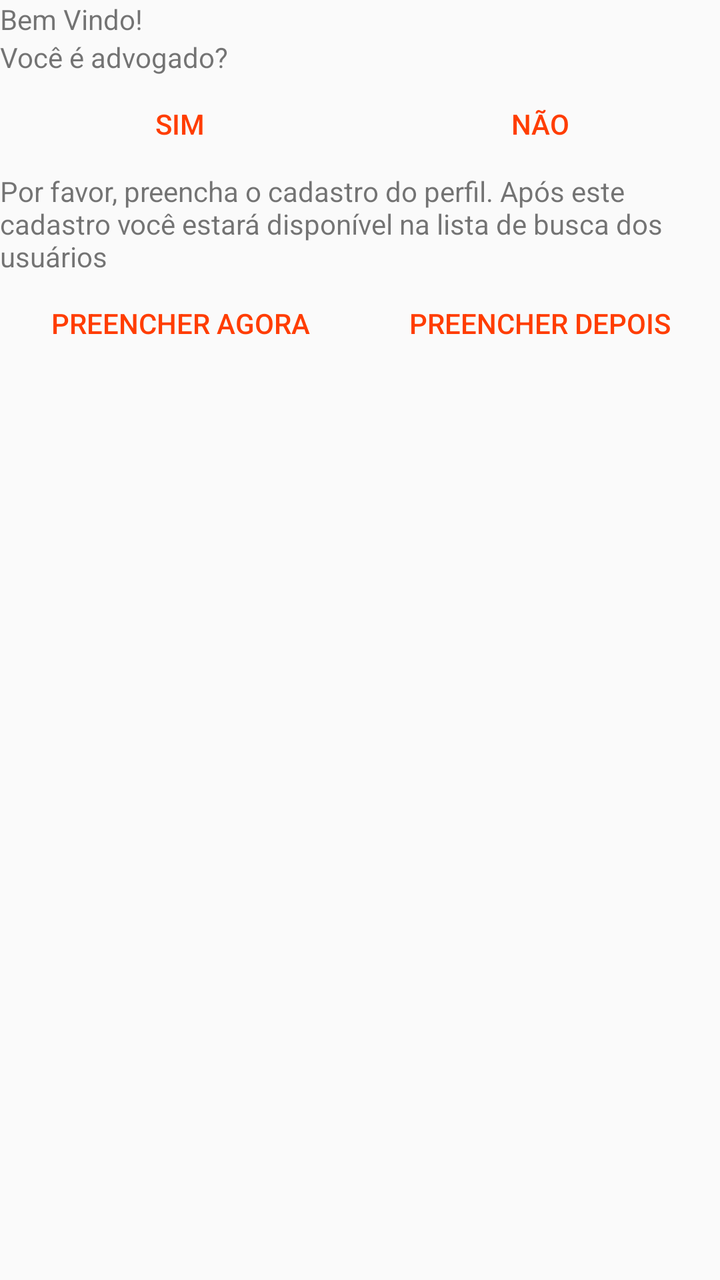
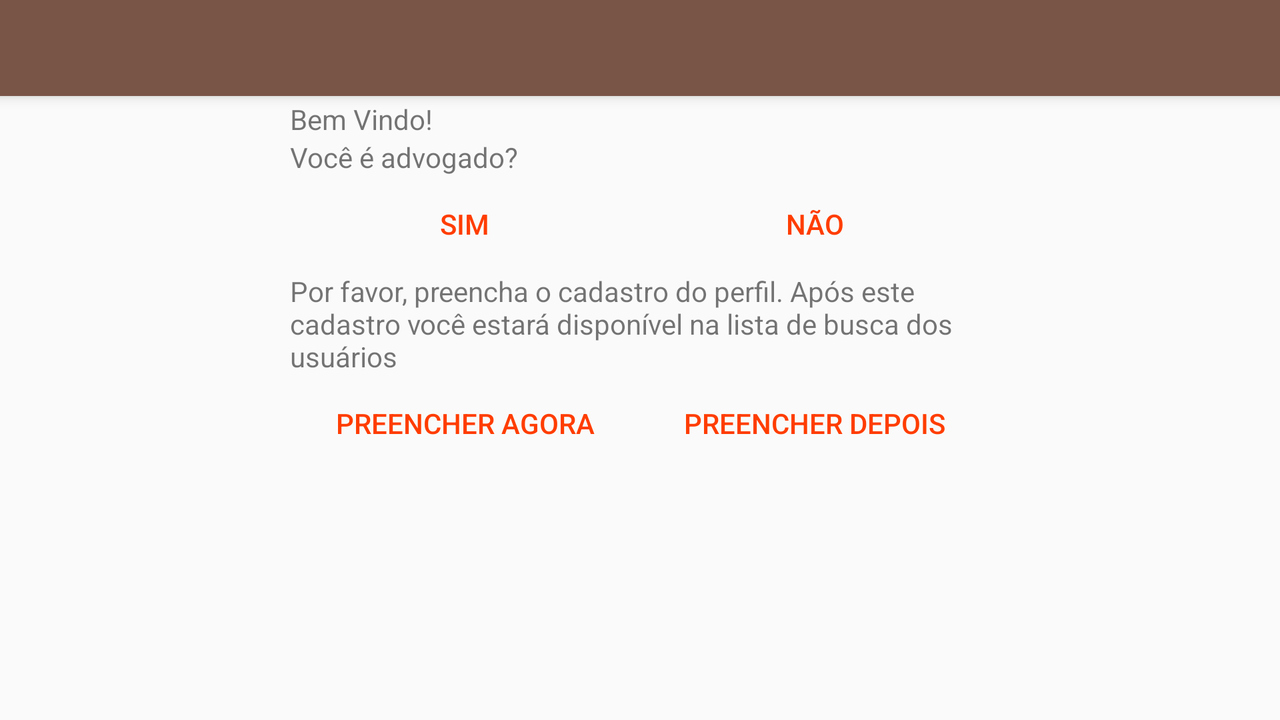

Compare how this app lays out the same screen by default and in its alternative resource folder. The renders come first, then the two layout files and the values they reference.
<!-- AndroidManifest.xml: activity theme AppTheme.NoActionBar -->
<!-- res/layout/activity_welcome.xml -->
<?xml version="1.0" encoding="utf-8"?>
<android.support.design.widget.CoordinatorLayout xmlns:android="http://schemas.android.com/apk/res/android"
    xmlns:app="http://schemas.android.com/apk/res-auto"
    xmlns:tools="http://schemas.android.com/tools"
    android:layout_width="match_parent"
    android:layout_height="match_parent"
    tools:context="udacitynano.com.br.cafelegal.WelcomeActivity">

    <android.support.design.widget.AppBarLayout
        android:layout_width="match_parent"
        android:layout_height="wrap_content"
        android:theme="@style/AppTheme.AppBarOverlay">

        <android.support.v7.widget.Toolbar
            android:id="@+id/toolbar"
            android:layout_width="match_parent"
            android:layout_height="@dimen/toolbar_height"
            android:background="?attr/colorPrimary"
            app:popupTheme="@style/AppTheme.PopupOverlay"
            android:gravity="bottom"
            />

    </android.support.design.widget.AppBarLayout>

    <include layout="@layout/content_welcome" />


</android.support.design.widget.CoordinatorLayout>
<!-- res/layout/content_welcome.xml (included above) -->
<?xml version="1.0" encoding="utf-8"?>
<LinearLayout xmlns:android="http://schemas.android.com/apk/res/android"
    xmlns:app="http://schemas.android.com/apk/res-auto"
    xmlns:tools="http://schemas.android.com/tools"
    android:layout_width="match_parent"
    android:layout_height="match_parent"
    android:orientation="vertical"
    app:layout_behavior="@string/appbar_scrolling_view_behavior"
    tools:context="udacitynano.com.br.cafelegal.WelcomeActivity"
    tools:showIn="@layout/activity_welcome">


    <TextView
        android:layout_width="match_parent"
        android:layout_height="wrap_content"
        android:text="@string/welcome_text"
        tools:text="@string/welcome_text" />

    <TextView
        android:layout_width="match_parent"
        android:layout_height="wrap_content"
        android:text="@string/welcome_question"
        tools:text="@string/welcome_question" />

    <LinearLayout
        android:layout_width="match_parent"
        android:layout_height="wrap_content">

        <Button
            android:id="@+id/welcome_button_sou_advogado"
            style="?android:attr/buttonBarButtonStyle"
            android:layout_width="match_parent"
            android:layout_height="match_parent"
            android:layout_weight="1"
            android:onClick="onClick"
            android:text="@string/welcome_button_yes" />

        <Button
            android:id="@+id/welcome_button_sou_cliente"
            style="?android:attr/buttonBarButtonStyle"
            android:layout_width="match_parent"
            android:layout_height="match_parent"
            android:layout_weight="1"
            android:onClick="onClick"
            android:text="@string/welcome_button_no" />
    </LinearLayout>


    <TextView
        android:id="@+id/welcome_aviso_advogado_textview"
        android:layout_width="match_parent"
        android:layout_height="wrap_content"
        android:text="@string/welcome_question"
        android:visibility="gone"
        tools:text="@string/welcome_advogado_aviso"
        tools:visibility="visible" />

    <LinearLayout
        android:layout_width="match_parent"
        android:layout_height="wrap_content"
        android:visibility="gone"
        android:orientation="horizontal"
        tools:visibility="visible"
        >

        <Button
            android:id="@+id/welcome_button_aviso_perfil"
            style="?android:attr/buttonBarButtonStyle"
            android:layout_width="match_parent"
            android:layout_height="wrap_content"
            android:onClick="onClick"
            android:text="@string/welcome_button_aviso_perfil"
            android:layout_weight="1"
            tools:visibility="visible" />


        <Button
            android:id="@+id/welcome_button_aviso_perfil_depois"
            style="?android:attr/buttonBarButtonStyle"
            android:layout_width="match_parent"
            android:layout_height="wrap_content"
            android:onClick="onClick"
            android:layout_weight="1"
            android:text="@string/welcome_button_aviso_perfil_depois"
            tools:visibility="visible" />


    </LinearLayout>


</LinearLayout>
<!-- resources referenced by this layout -->
<resources>
  <dimen name="toolbar_height">48dp</dimen>
  <string name="welcome_advogado_aviso">Por favor, preencha o cadastro do perfil. Após este cadastro você estará disponível na lista de busca dos usuários</string>
  <string name="welcome_button_aviso_perfil">Preencher agora</string>
  <string name="welcome_button_aviso_perfil_depois">Preencher depois</string>
  <string name="welcome_button_no">Não</string>
  <string name="welcome_button_yes">Sim</string>
  <string name="welcome_question">Você é advogado?</string>
  <string name="welcome_text">Bem Vindo! </string>
  <style name="AppTheme.AppBarOverlay" parent="ThemeOverlay.AppCompat.Dark.ActionBar" />
  <style name="AppTheme.PopupOverlay" parent="ThemeOverlay.AppCompat.Light" />
  <style name="AppTheme.NoActionBar">
          <item name="windowActionBar">false</item>
          <item name="windowNoTitle">true</item>
      </style>
</resources>
<!-- res/layout-land/activity_welcome.xml (the repository's variant of the layout above) -->
<!-- drawn on the phone turned sideways -->
<?xml version="1.0" encoding="utf-8"?>
<android.support.design.widget.CoordinatorLayout xmlns:android="http://schemas.android.com/apk/res/android"
    xmlns:app="http://schemas.android.com/apk/res-auto"
    xmlns:tools="http://schemas.android.com/tools"
    android:layout_width="match_parent"
    android:layout_height="match_parent"
    tools:context="udacitynano.com.br.cafelegal.WelcomeActivity">

    <android.support.design.widget.AppBarLayout
        android:layout_width="match_parent"
        android:layout_height="wrap_content"
        android:theme="@style/AppTheme.AppBarOverlay">

        <android.support.v7.widget.Toolbar
            android:id="@+id/toolbar"
            android:layout_width="match_parent"
            android:layout_height="@dimen/toolbar_height"
            android:background="?attr/colorPrimary"
            android:gravity="bottom"
            app:popupTheme="@style/AppTheme.PopupOverlay" />

    </android.support.design.widget.AppBarLayout>

    <ScrollView
        android:layout_width="350dp"
        android:layout_height="match_parent"
        android:layout_gravity="center"
        android:layout_marginTop="50dp"
        android:elevation="32dp"
        >
            <include layout="@layout/content_welcome" />

    </ScrollView>

</android.support.design.widget.CoordinatorLayout>
<!-- res/layout/activity_welcome.xml (included above) -->
<?xml version="1.0" encoding="utf-8"?>
<android.support.design.widget.CoordinatorLayout xmlns:android="http://schemas.android.com/apk/res/android"
    xmlns:app="http://schemas.android.com/apk/res-auto"
    xmlns:tools="http://schemas.android.com/tools"
    android:layout_width="match_parent"
    android:layout_height="match_parent"
    tools:context="udacitynano.com.br.cafelegal.WelcomeActivity">

    <android.support.design.widget.AppBarLayout
        android:layout_width="match_parent"
        android:layout_height="wrap_content"
        android:theme="@style/AppTheme.AppBarOverlay">

        <android.support.v7.widget.Toolbar
            android:id="@+id/toolbar"
            android:layout_width="match_parent"
            android:layout_height="@dimen/toolbar_height"
            android:background="?attr/colorPrimary"
            app:popupTheme="@style/AppTheme.PopupOverlay"
            android:gravity="bottom"
            />

    </android.support.design.widget.AppBarLayout>

    <include layout="@layout/content_welcome" />


</android.support.design.widget.CoordinatorLayout>
<!-- resources referenced by the variant -->
<!-- as the phone turned sideways resolves them -->
<resources>
  <!-- from res/values-land/ -->
  <dimen name="toolbar_height">48dp</dimen>
  <string name="welcome_advogado_aviso">Por favor, preencha o cadastro do perfil. Após este cadastro você estará disponível na lista de busca dos usuários</string>
  <string name="welcome_button_aviso_perfil">Preencher agora</string>
  <string name="welcome_button_aviso_perfil_depois">Preencher depois</string>
  <string name="welcome_button_no">Não</string>
  <string name="welcome_button_yes">Sim</string>
  <string name="welcome_question">Você é advogado?</string>
  <string name="welcome_text">Bem Vindo! </string>
  <style name="AppTheme.AppBarOverlay" parent="ThemeOverlay.AppCompat.Dark.ActionBar" />
  <style name="AppTheme.PopupOverlay" parent="ThemeOverlay.AppCompat.Light" />
  <style name="AppTheme.NoActionBar">
          <item name="windowActionBar">false</item>
          <item name="windowNoTitle">true</item>
      </style>
</resources>
